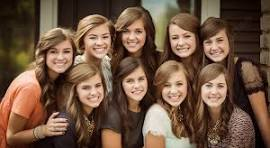
#> input picture images/group1.jpeg, 270 x 148 px
$ python face_detect.py
#> lines starting #> are read from the running program, lines starting #| are printed output that depends on the picture; after the words box and inside, x2 and y2 are one past the last pixel; in counts of white or black regions, pixels touching at a corner belong together
import cv2 as cv

img=cv.imread('images/group1.jpeg')
#> img is the input picture: shape (148, 270, 3); mean B, G, R 63.3, 82.6, 110.3
cv.imshow('person',img)

gray=cv.cvtColor(img,cv.COLOR_BGR2GRAY)
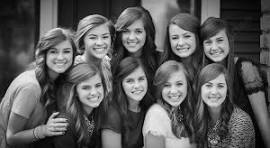
#> gray: shape (148, 270); min 1, max 249, mean 88.7
cv.imshow('gray',gray)

haar_cascade =  cv.CascadeClassifier('haar_face.xml')

faces_rect = haar_cascade.detectMultiScale(gray,scaleFactor=1.1, minNeighbors=1)
#> faces_rect = [[117, 20, 32, 32], [83, 25, 32, 32], [199, 29, 32, 32], [45, 40, 32, 32], [121, 69, 30, 30], [76, 75, 31, 31], [158, 73, 32, 32], [165, 25, 32, 32], [198, 73, 33, 33]]

print(f'no of faces= ',len(faces_rect))
#| no of faces=  9

for(x,y,w,h) in faces_rect:
    cv.rectangle(img,(x,y),(x+w,y+h),(0,255,0),thickness=2)
#> this loop made 9 passes
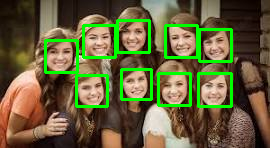
#> img: shape (148, 270, 3); 8.36% of pixels changed, all inside (x1, y1, x2, y2) = (44, 19, 233, 108)

cv.imshow('detected faces', img)

cv.waitKey(0)

$ run again, with images/group2.jpeg copied over images/group1.jpeg
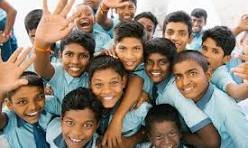
#> input picture images/group2.jpeg, 248 x 148 px
#> img is the input picture: shape (148, 248, 3); mean B, G, R 115.7, 129.5, 142.6
#> `gray=cv.cvtColor(img,cv.COLOR_BGR2GRAY)`:
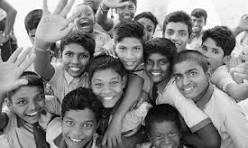
#> gray: shape (148, 248); min 0, max 255, mean 131.8
#> faces_rect = [[60, 43, 32, 32], [142, 51, 29, 29], [114, 37, 30, 30], [90, 70, 35, 35], [167, 59, 39, 39], [60, 111, 36, 36], [12, 86, 39, 39]]
#| no of faces=  7
#> the loop `for(x,y,w,h) in faces_rect:` made 7 passes
#> after the loop `for(x,y,w,h) in faces_rect:`:
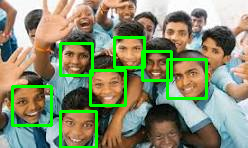
#> img: shape (148, 248, 3); 7.48% of pixels changed, all inside (x1, y1, x2, y2) = (11, 36, 208, 148)

$ run again, with images/stone.png saved as images/group1.jpeg
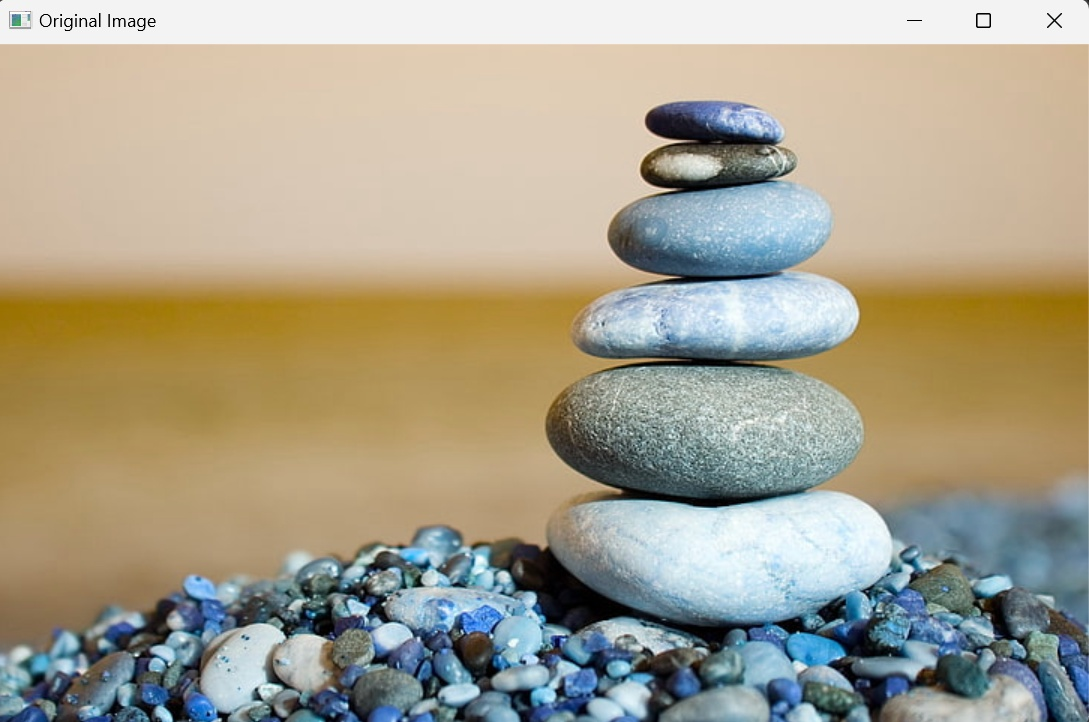
#> input picture images/stone.png, 1089 x 722 px
#> img is the input picture: shape (722, 1089, 3); mean B, G, R 142, 161.6, 168.5
#> `gray=cv.cvtColor(img,cv.COLOR_BGR2GRAY)`:
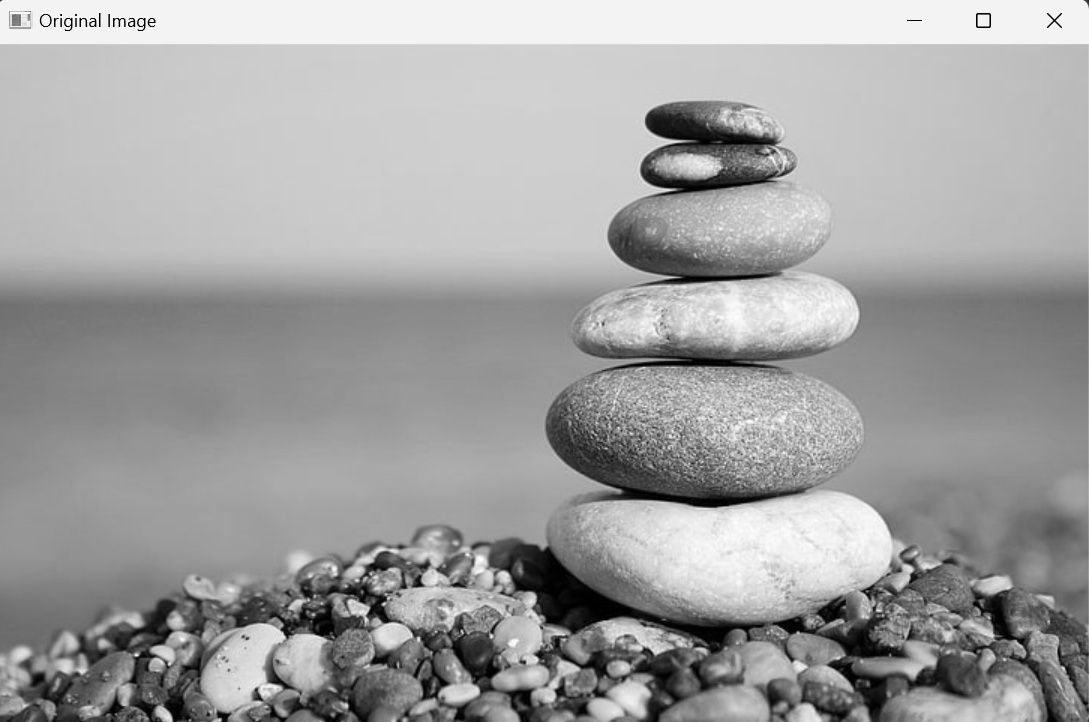
#> gray: shape (722, 1089); min 0, max 255, mean 161.4
#> faces_rect = [[692, 404, 28, 28], [157, 613, 50, 50], [847, 569, 68, 68]]
#| no of faces=  3
#> the loop `for(x,y,w,h) in faces_rect:` made 3 passes
#> after the loop `for(x,y,w,h) in faces_rect:`:
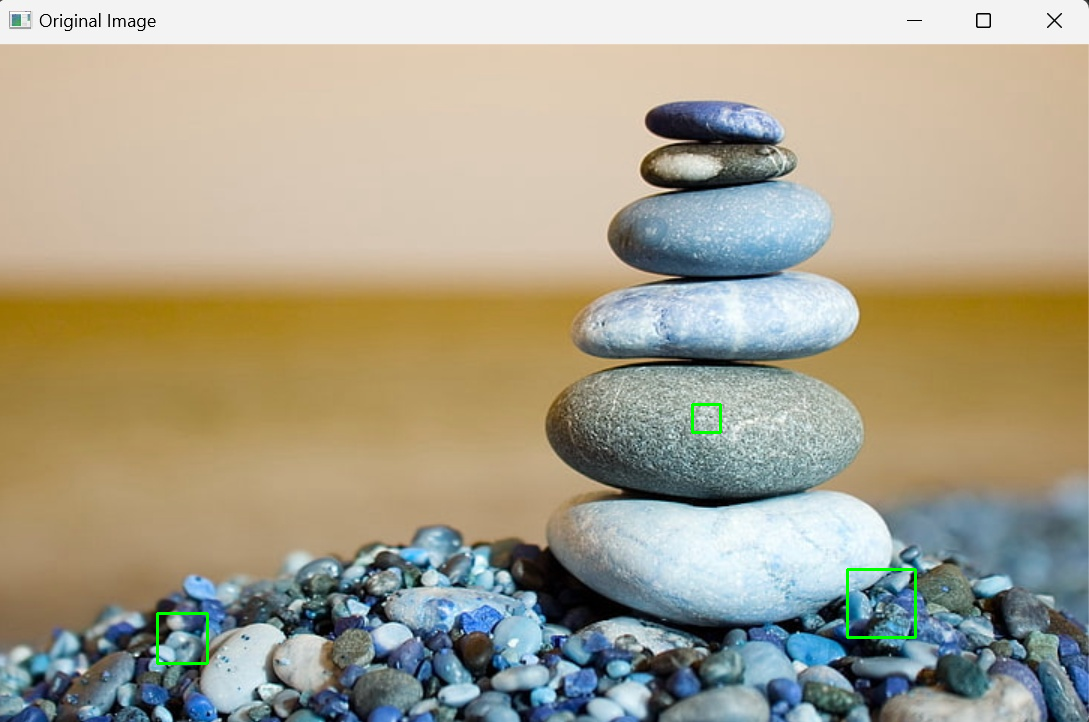
#> img: shape (722, 1089, 3); 0.22% of pixels changed, all inside (x1, y1, x2, y2) = (156, 403, 917, 665)
